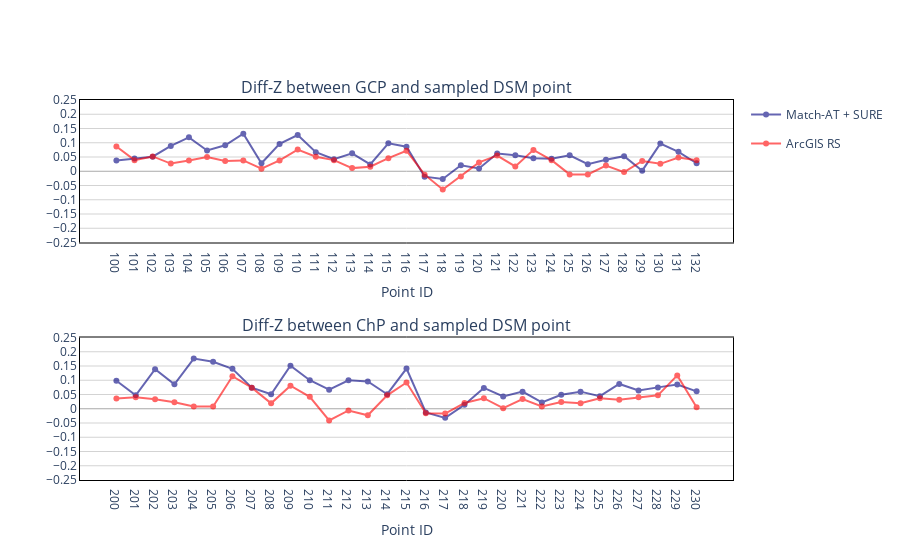

Notebook code cell kept with this figure:
### Code cell
H_SURE_UCE_M3_GCP = [0.038, 0.045, 0.051, 0.089, 0.119, 0.073, 0.091, 0.132, 0.028, 0.096, 0.127, 0.067, 0.042, 0.063, 0.024,
                     0.098, 0.086, -0.019, -0.027, 0.021, 0.010, 0.062, 0.056, 0.046, 0.044, 0.056, 0.025, 0.040, 0.053, 0.002, 0.097, 0.068, 0.028]
H_RS_GCP = [0.087, 0.039, 0.052, 0.027, 0.038, 0.050, 0.036, 0.038, 0.009, 0.038, 0.076, 0.051, 0.039, 0.011, 0.016, 0.046,
            0.072, -0.012, -0.064, -0.018, 0.031, 0.055, 0.017, 0.075, 0.039, -0.011, -0.011, 0.020, -0.003, 0.036, 0.026, 0.048, 0.039]

H_SURE_UCE_M3_CP = [0.098, 0.047, 0.139, 0.086, 0.176, 0.165, 0.140, 0.074, 0.051, 0.151, 0.100, 0.067, 0.100, 0.096,
                    0.051, 0.141, -0.013, -0.032, 0.014, 0.073, 0.043, 0.060, 0.022, 0.049, 0.060, 0.044, 0.087, 0.064, 0.075, 0.085, 0.061]
H_RS_UCE_M3_CP = [0.036, 0.040, 0.033, 0.023, 0.008, 0.008, 0.114, 0.074, 0.019, 0.081, 0.042, -0.041, -0.006, -0.023,
                  0.047, 0.092, -0.016, -0.017, 0.020, 0.037, 0.002, 0.034, 0.008, 0.024, 0.019, 0.037, 0.032, 0.040, 0.047, 0.117, 0.005]
colors = ['navy', 'red']
gcp_ind = [x for x in np.arange(100, 133, 1)]
cp_ind = [x for x in np.arange(200, 231, 1)]
# op_ind = np.append(gcp_ind, cp_ind)
x_axis_1 = np.arange(0, len(gcp_ind))
x_axis_2 = np.arange(0, len(cp_ind))
fig = fig = make_subplots(rows=2, cols=1, subplot_titles=[
    "Diff-Z between GCP and sampled DSM point", "Diff-Z between ChP and sampled DSM point"])
fig.append_trace(go.Scatter(
    name="Match-AT + SURE",
    x=x_axis_1,
    y=H_SURE_UCE_M3_GCP,
    mode="lines+markers",
    legendgroup="Match-AT + SURE",
    showlegend=True,
    marker_color=colors[0]
),
    row=1,
    col=1
)
fig.append_trace(go.Scatter(
    name="ArcGIS RS",
    x=x_axis_1,
    y=H_RS_GCP,
    mode="lines+markers",
    legendgroup="ArcGIS RS",
    showlegend=True,
    marker_color=colors[1]
),
    row=1,
    col=1
)

fig.append_trace(go.Scatter(
    name="Match-AT + SURE",
    x=x_axis_2,
    y=H_SURE_UCE_M3_CP,
    mode="lines+markers",
    legendgroup="Match-AT + SURE",
    showlegend=False,
    marker_color=colors[0]
),
    row=2,
    col=1
)
fig.append_trace(go.Scatter(
    name="ArcGIS RS",
    x=x_axis_2,
    y=H_RS_UCE_M3_CP,
    mode="lines+markers",
    legendgroup="ArcGIS RS",
    showlegend=False,
    marker_color=colors[1]
),
    row=2,
    col=1
)


fig.update_traces(opacity=0.6)
fig.update_layout(
    plot_bgcolor = "white",
    xaxis1={"title": "Point ID",
            "ticktext": [str(id) for id in gcp_ind],
            "tickvals": x_axis_1,
            "showgrid": False,
            "zeroline": False,
            "showline": True,
            "linewidth": 1, 
            "linecolor": "black", 
            "mirror": True},
    xaxis2={"title": "Point ID",
            "ticktext": [str(id) for id in cp_ind],
            "tickvals": x_axis_2,
            "showgrid": False,
            "zeroline": False,
            "showline": True,
            "linewidth": 1, 
            "linecolor": "black", 
            "mirror": True},
    yaxis1={"range": [-0.25, 0.25], "dtick": 0.05,
            "showgrid": True, "gridcolor": "lightgray",
            "zeroline": True, "zerolinecolor": 'darkgray', "zerolinewidth": 1,
            "showline": True, "linewidth": 1, "linecolor": "black", "mirror": True},
    yaxis2={"range": [-0.25, 0.25], "dtick": 0.05,
            "showgrid": True, "gridcolor": "lightgray",
            "zeroline": True, "zerolinecolor": 'darkgray', "zerolinewidth": 1,
            "showline": True, "linewidth": 1, "linecolor": "black", "mirror": True}
    # autosize=True
)
fig.show()
fig.write_html("./Results/RS_analysis/diffZ_DSM_PT.html")

### Figure 1 — Plotly figure (JSON) as saved in the notebook; plotly's stock layout.template omitted (floating-point values rounded to 4 significant figures)
{"data": [{"legendgroup": "Match-AT + SURE", "marker": {"color": "navy"}, "mode": "lines+markers", "name": "Match-AT + SURE", "opacity": 0.6, "showlegend": true, "type": "scatter", "x": [0, 1, 2, 3, 4, 5, 6, 7, 8, 9, 10, 11, 12, 13, 14, 15, 16, 17, 18, 19, 20, 21, 22, 23, 24, 25, 26, 27, 28, 29, 30, 31, 32], "xaxis": "x", "y": [0.038, 0.045, 0.051, 0.089, 0.119, 0.073, 0.091, 0.132, 0.028, 0.096, 0.127, 0.067, 0.042, 0.063, 0.024, 0.098, 0.086, -0.019, -0.027, 0.021, 0.01, 0.062, 0.056, 0.046, 0.044, 0.056, 0.025, 0.04, 0.053, 0.002, 0.097, 0.068, 0.028], "yaxis": "y"}, {"legendgroup": "ArcGIS RS", "marker": {"color": "red"}, "mode": "lines+markers", "name": "ArcGIS RS", "opacity": 0.6, "showlegend": true, "type": "scatter", "x": [0, 1, 2, 3, 4, 5, 6, 7, 8, 9, 10, 11, 12, 13, 14, 15, 16, 17, 18, 19, 20, 21, 22, 23, 24, 25, 26, 27, 28, 29, 30, 31, 32], "xaxis": "x", "y": [0.087, 0.039, 0.052, 0.027, 0.038, 0.05, 0.036, 0.038, 0.009, 0.038, 0.076, 0.051, 0.039, 0.011, 0.016, 0.046, 0.072, -0.012, -0.064, -0.018, 0.031, 0.055, 0.017, 0.075, 0.039, -0.011, -0.011, 0.02, -0.003, 0.036, 0.026, 0.048, 0.039], "yaxis": "y"}, {"legendgroup": "Match-AT + SURE", "marker": {"color": "navy"}, "mode": "lines+markers", "name": "Match-AT + SURE", "opacity": 0.6, "showlegend": false, "type": "scatter", "x": [0, 1, 2, 3, 4, 5, 6, 7, 8, 9, 10, 11, 12, 13, 14, 15, 16, 17, 18, 19, 20, 21, 22, 23, 24, 25, 26, 27, 28, 29, 30], "xaxis": "x2", "y": [0.098, 0.047, 0.139, 0.086, 0.176, 0.165, 0.14, 0.074, 0.051, 0.151, 0.1, 0.067, 0.1, 0.096, 0.051, 0.141, -0.013, -0.032, 0.014, 0.073, 0.043, 0.06, 0.022, 0.049, 0.06, 0.044, 0.087, 0.064, 0.075, 0.085, 0.061], "yaxis": "y2"}, {"legendgroup": "ArcGIS RS", "marker": {"color": "red"}, "mode": "lines+markers", "name": "ArcGIS RS", "opacity": 0.6, "showlegend": false, "type": "scatter", "x": [0, 1, 2, 3, 4, 5, 6, 7, 8, 9, 10, 11, 12, 13, 14, 15, 16, 17, 18, 19, 20, 21, 22, 23, 24, 25, 26, 27, 28, 29, 30], "xaxis": "x2", "y": [0.036, 0.04, 0.033, 0.023, 0.008, 0.008, 0.114, 0.074, 0.019, 0.081, 0.042, -0.041, -0.006, -0.023, 0.047, 0.092, -0.016, -0.017, 0.02, 0.037, 0.002, 0.034, 0.008, 0.024, 0.019, 0.037, 0.032, 0.04, 0.047, 0.117, 0.005], "yaxis": "y2"}], "layout": {"annotations": [{"font": {"size": 16}, "showarrow": false, "text": "Diff-Z between GCP and sampled DSM point", "x": 0.5, "xanchor": "center", "xref": "paper", "y": 1, "yanchor": "bottom", "yref": "paper"}, {"font": {"size": 16}, "showarrow": false, "text": "Diff-Z between ChP and sampled DSM point", "x": 0.5, "xanchor": "center", "xref": "paper", "y": 0.375, "yanchor": "bottom", "yref": "paper"}], "plot_bgcolor": "white", "xaxis": {"anchor": "y", "domain": [0, 1], "linecolor": "black", "linewidth": 1, "mirror": true, "showgrid": false, "showline": true, "ticktext": ["100", "101", "102", "103", "104", "105", "106", "107", "108", "109", "110", "111", "112", "113", "114", "115", "116", "117", "118", "119", "120", "121", "122", "123", "124", "125", "126", "127", "128", "129", "130", "131", "132"], "tickvals": [0, 1, 2, 3, 4, 5, 6, 7, 8, 9, 10, 11, 12, 13, 14, 15, 16, 17, 18, 19, 20, 21, 22, 23, 24, 25, 26, 27, 28, 29, 30, 31, 32], "title": {"text": "Point ID"}, "zeroline": false}, "xaxis2": {"anchor": "y2", "domain": [0, 1], "linecolor": "black", "linewidth": 1, "mirror": true, "showgrid": false, "showline": true, "ticktext": ["200", "201", "202", "203", "204", "205", "206", "207", "208", "209", "210", "211", "212", "213", "214", "215", "216", "217", "218", "219", "220", "221", "222", "223", "224", "225", "226", "227", "228", "229", "230"], "tickvals": [0, 1, 2, 3, 4, 5, 6, 7, 8, 9, 10, 11, 12, 13, 14, 15, 16, 17, 18, 19, 20, 21, 22, 23, 24, 25, 26, 27, 28, 29, 30], "title": {"text": "Point ID"}, "zeroline": false}, "yaxis": {"anchor": "x", "domain": [0.625, 1], "dtick": 0.05, "gridcolor": "lightgray", "linecolor": "black", "linewidth": 1, "mirror": true, "range": [-0.25, 0.25], "showgrid": true, "showline": true, "zeroline": true, "zerolinecolor": "darkgray", "zerolinewidth": 1}, "yaxis2": {"anchor": "x2", "domain": [0, 0.375], "dtick": 0.05, "gridcolor": "lightgray", "linecolor": "black", "linewidth": 1, "mirror": true, "range": [-0.25, 0.25], "showgrid": true, "showline": true, "zeroline": true, "zerolinecolor": "darkgray", "zerolinewidth": 1}}}
